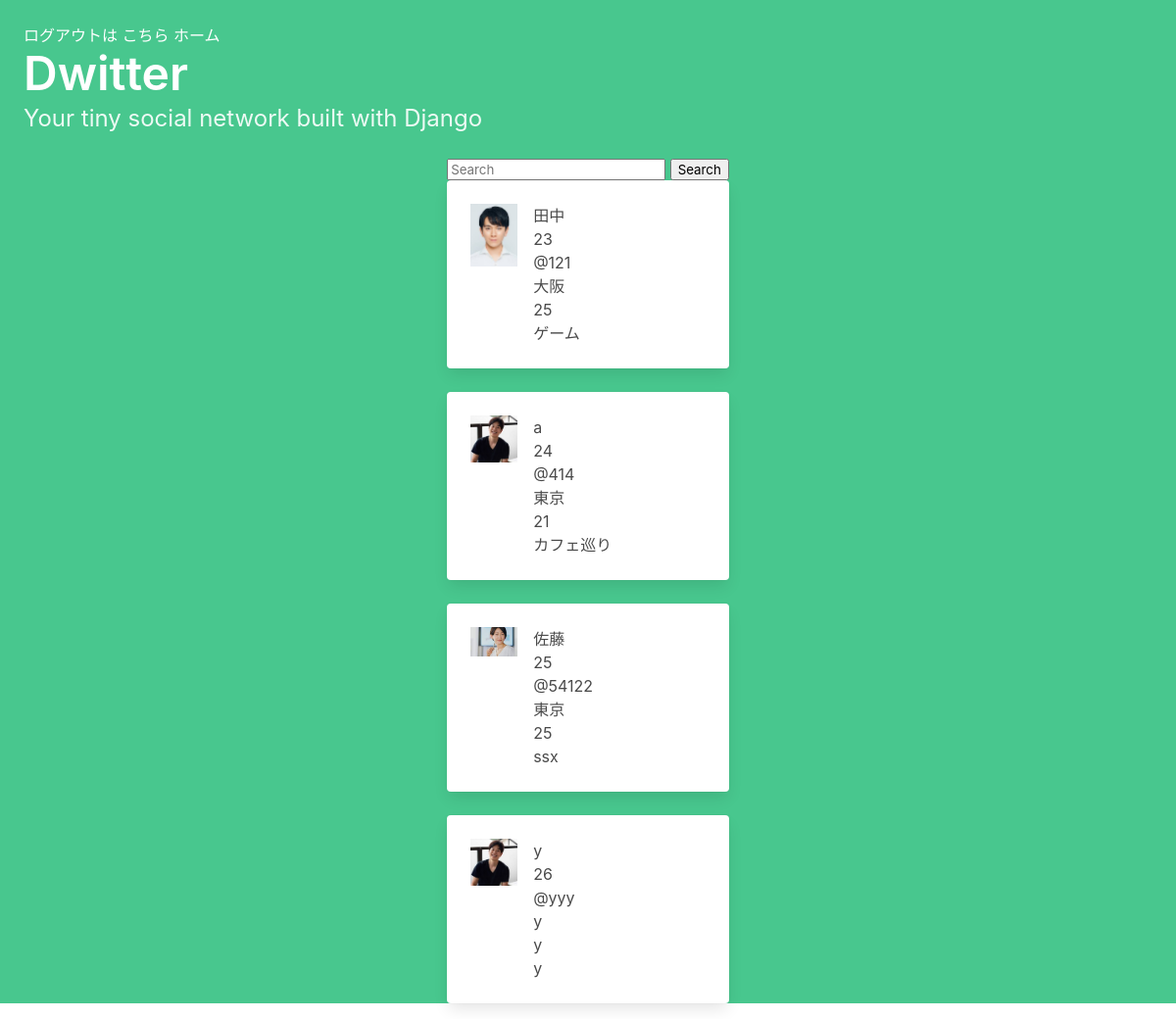
Screenshot of /profile_list/ (signed in) with the database file from the repository.
### dwitter/models.py (models this page shows, shortened)
class Account(models.Model):
    user = models.OneToOneField(User, on_delete=models.CASCADE)
    last_name = models.CharField(max_length=100)
    first_name = models.CharField(max_length=100)
    account_image = models.ImageField(upload_to="",blank=True)
    category = models.CharField(
        max_length=100,
        choices = CATEGORY,
    )
    area = models.CharField(max_length=100)
    age = models.CharField(max_length=100)
    hobby = models.CharField(max_length=100)

### dwitter/views.py (the view)
# urls.py: path("profile_list/",profile_list, name="profile_list" ),
@login_required
def profile_list(request):
        if 'q' in request.GET:
            q = request.GET['q']
            multiple_q = Q(Q(user__username__icontains=q) | Q(age__icontains=q) | Q(hobby__icontains=q)| Q(last_name__icontains=q)| Q(area__icontains=q))
            account = Account.objects.filter(multiple_q)
        else:
            account = Account.objects.exclude(user=request.user)
        context = {
            'account': account
        }
        return render(request, "dwitter/profile_list.html", context)

### dwitter/templates/dwitter/profile_list.html
{% extends 'base.html' %}
{% block content %}
<div class="column">
  <form class="">
    <input class="" name="q" type="search" placeholder="Search" aria-label="Search">
    <button class="" type="submit">Search</button>
  </form>
{% for account in account %}
    <div class="block">
      <div class="card">
        <a href="{% url 'profile' account.id %}">
          <div class="card-content">
            <div class="media">
              <div class="media-left">
                <figure class="image is-48x48">
                  <img src="{{ account.account_image.url}}" alt="{{ account.account_image}}" class="card-img-top">
                </figure>
              </div>
              <div class="media-content">
                <p>{{ account.last_name }}</p>
<p>{{account.id}}</p>
                <p>@{{ account.user.username|lower }}</p>
                <p>{{ account.area }}</p>
                <p>{{ account.age }}</p>
                <p>{{ account.hobby }}</p>
              </div>
            </div>
          </div>
        </a>
      </div>
    </div>
{% endfor %}
</div>
{% endblock content %}

### dwitter/templates/base.html (shortened to what this page needs)
{% load static %}
<!DOCTYPE html>
<html lang="en">
<head>
    <link rel="stylesheet"
    href="https://cdn.jsdelivr.net/npm/bulma@0.9.3/css/bulma.min.css">
</head>
<body>
    <section class="hero is-small is-success mb-4">
        <div class="hero-body">
            <p> ログアウトは
                <a href="{% url 'Logout' %}">こちら</a>
                <a href="{% url 'profile_list' %}">ホーム</a>
            <h1 class="title is-1">Dwitter</h1>
            <p class="subtitle is-4">
                Your tiny social network built with Django
            </p>
        </div>
        <div class="container">
            <div class="columns">
                {% block content %}
                {% endblock content %}
            </div>
        </div>
</body>
</html>

### rows the page displays
Account: account_image (picture), last_name "田中", id "23", user.username "121", area "大阪", age "25", hobby "ゲーム"
Account: account_image (picture), last_name "a", id "24", user.username "414", area "東京", age "21", hobby "カフェ巡り"
Account: account_image (picture), last_name "佐藤", id "25", user.username "54122", area "東京", age "25", hobby "ssx"
Account: account_image (picture), last_name "y", id "26", user.username "yyy", area "y", age "y", hobby "y"
